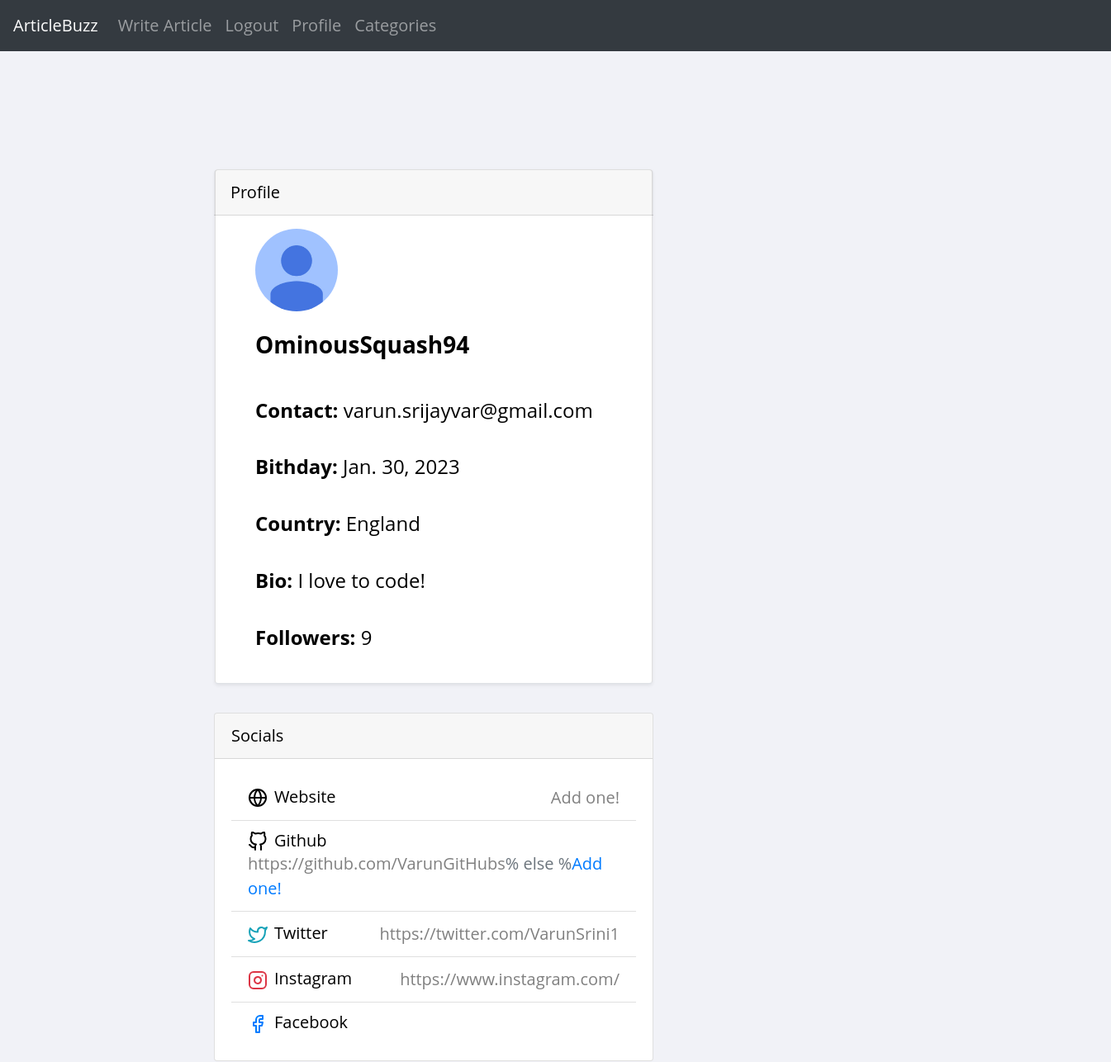
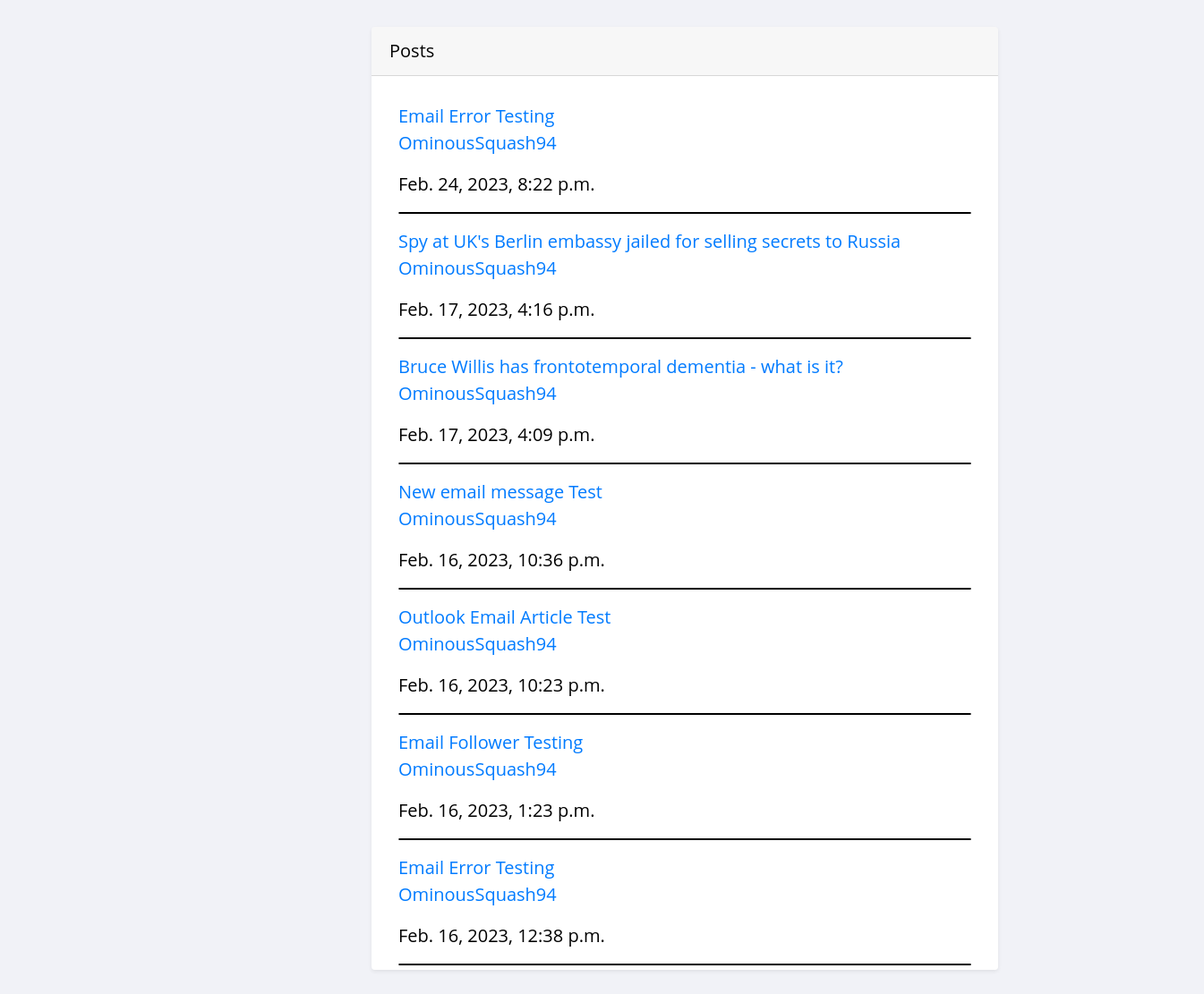
The app's page /profile/1 with its own data (2 pictures, top to bottom).
### theblog/models.py (models this page shows, shortened)
class UserProfile(models.Model):
	user = models.OneToOneField(User, primary_key= True, verbose_name = 'user', related_name = 'profile', on_delete = models.CASCADE)
	name = models.CharField(max_length = 30, blank = True, null = True)
	bio = models.TextField(max_length=500, blank = True, null = True)
	birthday = models.DateField(null = True, blank = True)
	location = models.CharField(max_length = 100, blank = True, null = True)
	picture = models.ImageField(upload_to = 'uploads/profile_pictures', default = 'uploads/profile_pictures/default.png', blank = True)
	followers = models.ManyToManyField(User, blank = True, related_name = 'followers')
	notification  = models.BooleanField(default = True, blank = False, null = False)
	follower_count = models.IntegerField(null = True, default = 0)
	website = models.CharField(default = None, blank = True, null = True, max_length = 50)
	GitHub = models.CharField(default = None, blank = True, null = True, max_length = 50)
	Twitter = models.CharField(default = None, blank = True, null = True, max_length = 50)
	Instagram = models.CharField(default = None, blank = True, null = True, max_length = 50)
	FaceBook = models.CharField(default = None, blank = True, null = True, max_length = 50)

class Post(models.Model):
	title = models.CharField(max_length = 255) # Title Field
	author = models.ForeignKey(User, on_delete = models.CASCADE) # Deletes blog posts for a user if they delete account
	header_image = models.ImageField(null = True, blank = True, upload_to = 'uploads/images', default = None)
	body = RichTextField(blank= True, null = True)
	date_published = models.DateTimeField(auto_now_add = True) # Automatically adds the date
	likes = models.ManyToManyField(User, related_name ='blog_post') # Updating count of the upvotes
	tags = models.CharField(max_length = 255, default = 'Coding') # List of tags from the Tag table
	snippet  = models.CharField(max_length = 300, default = 'Article Snippet') # Article Snippet field to display on screen
	number_likes = models.IntegerField(default = 0)

### theblog/views.py (the view)
# urls.py: path('profile/<int:pk>', ProfileView.as_view(), name = 'profile'),
class ProfileView(View):
	def get(self, request, pk, *args, **kwargs):
		profile = UserProfile.objects.get(pk = pk)
		user = profile.user
		posts = Post.objects.filter(author = user).order_by('-date_published')
		followers = profile.followers.all()
		is_following = False
		num_followers = len(followers)
		if num_followers == 0:
			is_following = False
		else:
			for follower in followers:
				if follower == request.user:
					is_following = True
		context = {
			'user':user,
			'profile':profile,
			'posts':posts,
			'num_followers':num_followers,
			'is_following':is_following
		}
		return render(request, 'user_profile.html', context)

### theblog/templates/user_profile.html (shortened to what this page needs)
{% extends 'base.html' %}
{% load bootstrap_icons %}
{% load static %}
{% block extrahead %}
	<link rel="stylesheet" href="{% static 'theblog/profile.css' %}">
	<link rel="stylesheet" href="https://cdnjs.cloudflare.com/ajax/libs/font-awesome/4.7.0/css/font-awesome.min.css">
{% endblock %}
{% block content %}
<!DOCTYPE html>
<html lang="en">
<head>
</head>
<body>
</body>
</html>
<body>
	<div class = "all">
	<div class="profile_info">
		<div class = 'row justify-content-center mt-5'>
			<div class="card shadow-sm col border-bottom px-5 pt-3">
				<div class = "card-header" style="width: 532px; position: relative; right: 50px;top:-16px">Profile</div>
				<img src="{{ profile.picture.url }}" class = "rounded-circle" width = "100" height="100">
				<h3 class = 'py-4'> <b>{{ profile.user.username }}</b>
				</h3>
				<h4 class = 'py-3'><b>Contact: </b>{{ profile.user.email }}</h4>
				{% if profile.birthday %}
				<h4 class = 'py-3'><b>Bithday: </b>{{ profile.birthday }}
				{% endif %}
				{% if profile.location %}
				<h4 class="py-3" ><b>Country: </b>{{ profile.location }}</h4>
				{% endif %}
				{% if profile.bio %}
				<h4 class="py-3"><b>Bio: </b>{{ profile.bio }}</h4>
				{% endif %}
				<div class = 'mb-3'>
					<h4 class="py-3"><b>Followers: </b> {{ profile.follower_count }}</h4>
				</div>
			</div>
		</div>
		<div class = 'socials'>
			<div class="card mb-3" style="width: 532px; position: relative; right: 16px; top: 35px;">
				<div class="card-header">Socials</div>
				<div class="card-body">
					<ul class="list-group list-group-flush">
                  <li class="list-group-item d-flex justify-content-between align-items-center flex-wrap">
                    <h5 class="mb-0">Website</h5>
                    <span class="text-secondary">{% if profile.website %}<a href="{{ profile.website }}" target="_blank" style="color:gray;">{{ profile.website }}</a>{% else %}
                    <a href="{% url 'edit-profile' profile.pk %}" style="color:grey;">Add one!</a>{% endif %}</span>
                  </li>
                  <li class="list-group-item d-flex justify-content-between align-items-center flex-wrap">
                    <h5 class="mb-0">Github</h5>
                    <span class="text-secondary">{% if profile.GitHub %}<a href="{{ profile.GitHub }}" target="_blank" style="color:gray;">{{ profile.GitHub }}</a>% else %<a href="{% url 'edit-profile' profile.pk %}">Add one!</a>{% endif %}</span>
                  </li>
                  <li class="list-group-item d-flex justify-content-between align-items-center flex-wrap">
                    <h5 class="mb-0">Twitter</h5>
                    <span class="text-secondary">{% if profile.Twitter %}<a href="{{ profile.Twitter }}" target="_blank" style="color:gray;">{{ profile.Twitter }}</a>{% endif %}</span>
                  </li>
                  <li class="list-group-item d-flex justify-content-between align-items-center flex-wrap">
                    <h5 class="mb-0">Instagram</h5>
                    <span class="text-secondary">{% if profile.Instagram %}<a href="{{ profile.Instagram }}" target="_blank" style="color: gray;">{{ profile.Instagram }}</a>{% endif %}</span>
                  </li>
                  <li class="list-group-item d-flex justify-content-between align-items-center flex-wrap">
                    <h5 class="mb-0">Facebook</h5>
                  </li>
                </ul>
				</div>
			</div>
	</div>
</div>
	<div class = 'shadow-sm post_section' style="border-radius: 4px;">
		<div class = 'card-header' style="position: relative; top: -30px; width: 800px; right: 30px;">Posts</div>
		{% for post in posts %}
			<a href="{% url 'article-detail' post.pk %}">{{ post.title }}</a>
			<p><a style = 'text-decoration: none' class = 'text-primary' href="{% url 'profile' post.author.profile.pk %}">{{ post.author }}</a></p>
			<p>{{ post.date_published }}</p>
			<hr>
		{% endfor %}
	</div>
</div>
</div>
</body>
{% endblock %}

### theblog/static/theblog/style.css (style rules this page uses)
body { background-color: white; margin: 0px; padding: 0; }
hr { border-radius: 3px; border:1px solid; }

### theblog/static/theblog/profile.css (style rules this page uses)
body { color: black; background: #f1f2f7; font-family: 'Open Sans', sans-serif; padding: 0px !important; margin: 0px !important; font-size: 20px; text-rendering: optimizeLegibility; -webkit-font-smoothing: antialiased; -moz-font-smoothing: antialiased; }
.profile_info { float: left; width: 500px; position: relative; left: 10px; right: 200px; }
.post_section { float: left; height:1054px; width:700px; overflow:auto; background-color:white; margin: 50px; position: relative; left: 100px; padding: 30px; }
.all { position: relative; left: 200px; }

### records on screen
UserProfile: picture (placeholder picture), user.username "OminousSquash94", user.email "varun.srijayvar@gmail.com", birthday "Jan. 30, 2023", location "England", bio "I love to code!", follower_count "9", GitHub "https://github.com/VarunGitHubs", Twitter "https://twitter.com/VarunSrini1", Instagram "https://www.instagram.com/"
Post: title "Email Error Testing", author "OminousSquash94", date_published "Feb. 24, 2023, 8:22 p.m."
Post: title "Spy at UK's Berlin embassy jailed for selling secrets to Russia", author "OminousSquash94", date_published "Feb. 17, 2023, 4:16 p.m."
Post: title "Bruce Willis has frontotemporal dementia - what is it?", author "OminousSquash94", date_published "Feb. 17, 2023, 4:09 p.m."
Post: title "New email message Test", author "OminousSquash94", date_published "Feb. 16, 2023, 10:36 p.m."
Post: title "Outlook Email Article Test", author "OminousSquash94", date_published "Feb. 16, 2023, 10:23 p.m."
Post: title "Email Follower Testing", author "OminousSquash94", date_published "Feb. 16, 2023, 1:23 p.m."
Post: title "Email Error Testing", author "OminousSquash94", date_published "Feb. 16, 2023, 12:38 p.m."
